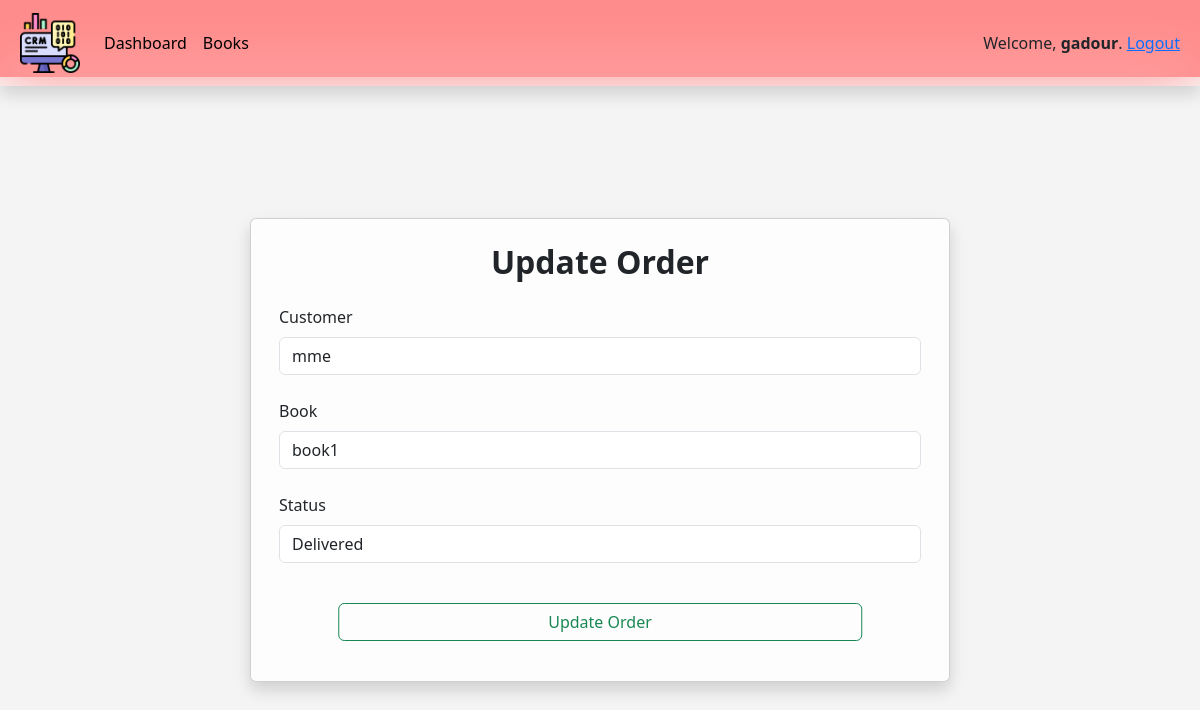
Screenshot of /update_order/53 (signed in) with the database file from the repository.
### bookstore/models.py (models this page shows, shortened)
class Order(models.Model):
    STATUS = (('Pending','Pending'),
              ('Delivered','Delivered'),
              ('In Progress','In Progress'),
              ('Out of order','Out of order'))
    customer = models.ForeignKey(Customer, on_delete=models.CASCADE)
    book = models.ForeignKey(Book, on_delete=models.CASCADE)
    creation_date = models.DateTimeField(auto_now_add=True)
    status = models.CharField(max_length=100, choices=STATUS)

### bookstore/decorators.py (the view)
    def wrapper(request, *args, **kwargs):
        group = None
        if request.user.groups.exists():
             group = request.user.groups.all()[0].name
        if group is not None or request.user.is_staff:
            if group == 'admin' or request.user.is_staff:
                return func(request, *args, **kwargs)
            if group == 'customer':
                return redirect('user_profile')

### bookstore/forms.py
class OrderForm(ModelForm):
    def __init__(self, *args: Any, **kwargs: Any) -> None:
        super().__init__(*args, **kwargs)
        self.fields['customer'].widget.attrs.update({'class':'form-control'})
        self.fields['book'].widget.attrs.update({'class':'form-control'})
        self.fields['status'].widget.attrs.update({'class':'form-control'})
        self.fields['customer'].empty_label = 'Press to select a Customer'
        self.fields['book'].empty_label = 'Press to select a Book'
        self.fields['status'].choices= [('','Press to select a Status')] + list(Order.STATUS)
    class Meta:
        model = Order
        fields = '__all__'

### bookstore/models.py (called while the page is built)
    def __str__(self) :
        return f"{self.user}"

    def __str__(self):
        tags = ', '.join(tag.name for tag in self.tag.all())
        return self.name

### bookstore/views.py (called while the page is built)
@login_required(login_url='login')
@for_admins
def update_order(request, pk):
    order= Order.objects.get(id= pk)
    form = OrderForm(instance= order)
    if request.method == 'POST':
        form = OrderForm(request.POST, instance= order)
        if form.is_valid():
            form.save()
            return redirect('/')
    context = {'form': form}
    return render(request, 'bookstore/order_form.html', context)

### bookstore/templates/bookstore/order_form.html (shortened to what this page needs)
{% extends "bookstore/main.html" %}
{% load static %}
{% block content %}
  <section class="position-absolute top-50 start-50 translate-middle ">
    <div
      class="card mx-4 mx-md-5 shadow"
      style="
        margin-top: -100px;
        background: hsla(0, 0%, 100%, 0.8);
        backdrop-filter: blur(20px);
        height: 464px;
        width: 700px;
        margin-top: -463px;
        margin-left: 50px;
      "
    >
      <div class="card-body">
        <div class="pt-2">
          <h2 class="fw-bold text-center">
            {% if "create_order" in request.path %}
              Create Order
            {% elif "update_order" in request.path %}
              Update Order
            {% endif %}</h2>
        </div>
        <div class="container pt-3">
          <form action="" method="POST" >
            {% if form is not None %}
            <div class="w-100">
                <div class="form-outline mb-4">
                    <label class="form-label" for="form3Example3"> {{form.customer.label}}</label>
                    {{form.customer}}
                </div>
                <div class="form-outline mb-4">
                    <label class="form-label" for="form3Example3"> {{form.book.label}}</label>
                    {{form.book}}
                </div>
                    <div class="form-outline mb-4">
                    <label class="form-label" for="form3Example3"> {{form.status.label}}</label>
                    {{form.status}}
                </div>
            </div>
            {% elif formset is not None %}
              {{formset.management_form}}
              {% for item in formset  %}
                  {{item}} <br>
              {% endfor %}
            {% endif %}
            <div class="d-grid gap-2 w-75 position-absolute bottom-10 start-50 translate-middle-x pt-3">
              <button class="btn btn-outline-success" type="submit">
                {% if "create_order" in request.path %}
                  Create Order
                {% elif "update_order" in request.path %}
                  Update Order
                {% endif %}</h2>
              </button>
            </div>
          </form>
        </div>
      </div>
    </div>
  </section>
{% endblock content %}

### bookstore/templates/bookstore/navbar.html (shortened to what this page needs)
{% load static %}
<div class=" " style="background: red;
background-image: url('https://htmlcolorcodes.com/assets/images/html-color-codes-color-tutorials.jpg');
height: 77px;
background-position: center center;
background-size: cover;">
<nav class="navbar navbar-expand-lg  shadow p-2   " style="background: hsla(0, 0%, 100%, 0.55);
backdrop-filter: blur(30px);" >
    <div class="container-fluid ">
      <a class="navbar-brand" href="{% url 'home' %}"><img src="{% static '/assets/crm (3).png'%}" alt="Bootstrap" width="60" height="60"></a>
      <div class="collapse navbar-collapse" id="navbarSupportedContent">
        <ul class="navbar-nav me-auto mb-2 mb-lg-0">
          {% if request.user.is_staff or request.user.groups.all.0.name == 'admin' %}
          <li class="nav-item">
            <a class="nav-link active" aria-current="page" href="{% url 'home' %}">Dashboard</a>
          </li>
          <li class="nav-item">
            <a class="nav-link active" aria-current="page" href="{% url 'books'%}">Books</a>
          </li>
          {% endif %}
        </ul>
        {% if user.is_authenticated %}
          <div>
            Welcome, <strong>{{request.user}}</strong>. <a class="active" href="{% url 'logout'%}">
               Logout </a>
          </div>
        {% else %}
          <div>
           <a class="active" href="{% url 'login'%}"> <strong>Login</strong> </a>
          </div>
        {% endif %}
      </div>
    </div>
  </nav>
</div>

### static/css/style.css (style rules this page uses)
.body { background-color: rgb(244, 244, 244) !important; }

### rows the page displays
Order: customer "mme", book "book1", status "Delivered"

### other values shown
{{ request.user }} "gadour"
